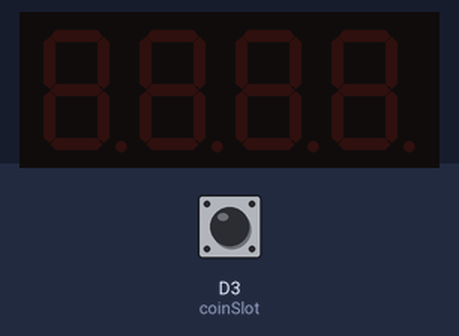
The sketch below on a simulated ESP8266 (NodeMCU). Shown: 4-digit seven-segment display. The test bench sets the inputs (shaded band); at power-on: D3 (coinSlot) HIGH. WiFi joins after 1.5 s; servers stay silent unless stated; what the sketch prints to the serial monitor is not drawn.

Above: at 2.7 s.
2.8 s: D3 (coinSlot) pulled LOW for 0.15 s
At 3.3 s:
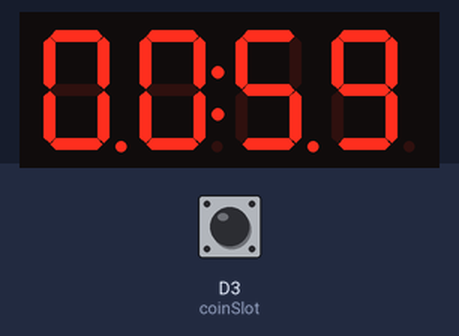
5.9 s: D3 (coinSlot) pulled LOW for 1 s
At 7.5 s:
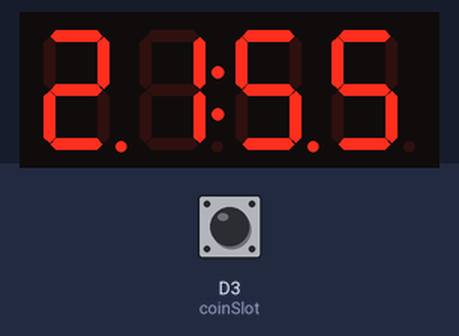
9.4 s: D3 (coinSlot) pulled LOW for 0.15 s
At 10.8 s:
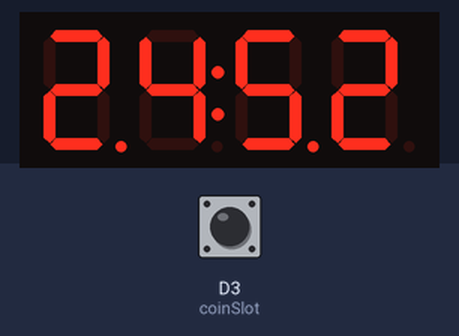
12.5 s: D3 (coinSlot) pulled LOW for 1 s
At 13.7 s:
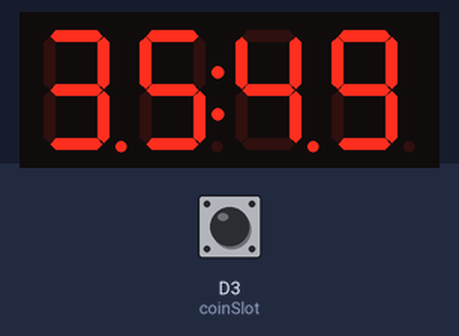
Timing chart, 0 to 15.5 s (numbered marks = the images above; inputs shaded):
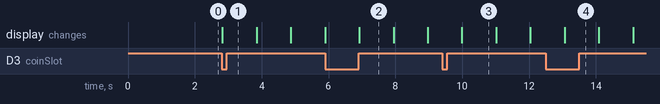

The sketch:

ESP8266_Charging_Revise_Nov-17-2024.ino
```cpp
#include <ESP8266WiFi.h>
#include <ESP8266HTTPClient.h>
#include <WiFiClient.h>
#include <TM1637Display.h>  // Include the TM1637 display library

#define coinSlot D3  // PIN 8 for the coin slot
// TM1637 7-segment display setup
#define CLK  D1  // Connect CLK pin to D1
#define DIO  D2  // Connect DIO pin to D2

const char* ssid = "Marron";              // Your WiFi SSID
const char* password = "543210123";       // Your WiFi password

// Server URL
const char* serverName = "http://192.168.0.117/SunChargeV2/function/send_sales_c1.php"; // Replace with your actual URL C:\xampp\htdocs\SunChargeV2\function

// Data to be sent
int charging1 = 0;       // Value to be sent to server for charging1

int coinSlotStatus;
int pulse = 0; // Coin pulse counter
int remainingTime = 0; // Time remaining in seconds

// Variables to accumulate charging values
unsigned long lastSendTime = 0; // Time of last sending
const unsigned long sendInterval = 30000; // Send data every 30 seconds

unsigned long lastMillis = 0;
const int COIN_TO_SECONDS = 60; // Each coin pulse adds 60 seconds (1 minute)

boolean balance = false;
boolean noCoin = false;
TM1637Display display(CLK, DIO);

void setup() {
  Serial.begin(9600); // Start serial communication
  Serial.println("Connecting to WiFi...");

  pinMode(coinSlot, INPUT_PULLUP); // Coin slot setup

  WiFi.begin(ssid, password); // Start WiFi connection

  // Check WiFi status and wait until connected
  while (WiFi.status() != WL_CONNECTED) {
    delay(500);
    Serial.print(".");
  }

  Serial.println("\nConnected to WiFi!");

  // Initialize the 7-segment display
  display.setBrightness(7);  // Set brightness from 0 to 7 (0 = dim, 7 = bright)
}

void loop() {
  // Check coin slot status
  coinSlotStatus = digitalRead(coinSlot);

  if (noCoin == false) {
    noCoin = true;
    Serial.println("Please insert a coin.");
  }

  // Detect coin insertion
  if (coinSlotStatus == LOW) {
    pulse++; // Increment pulse count for each coin detected
    balance = true;
    remainingTime += COIN_TO_SECONDS; // Add 1 minute for each coin detected
    Serial.println("Coin detected! Adding time...");
  }

  // Charging countdown if remaining time is more than zero
  if (remainingTime > 0 && millis() - lastMillis >= 1000 && balance) {
    lastMillis = millis();
    remainingTime--;

    int minutes = remainingTime / 60;
    int seconds = remainingTime % 60;

    // Print to serial monitor
    Serial.print("Remaining time: ");
    Serial.print(minutes);
    Serial.print(":");
    Serial.println(seconds < 10 ? "0" + String(seconds) : String(seconds));

    // Display on 7-segment display
    display.showNumberDecEx(minutes * 100 + seconds, 0b11100000, true);  // Show MM:SS
  }

  // Send pulse data every 30 seconds
  if (millis() - lastSendTime >= sendInterval) {
    // Set charging1 to the current pulse value
    charging1 = pulse;
    // Send data to the server
    sendData(charging1);
    // Reset pulse count and charging1 after sending
    pulse = 0; // Reset pulse count after sending
    charging1 = pulse; // Reset charging1 value
    lastSendTime = millis(); // Update the last send time
  }

  delay(50); // Adjust delay as needed
}

void sendData(int charging1) {
  if (WiFi.status() == WL_CONNECTED) {
    WiFiClient client;
    HTTPClient http;

    // Construct URL with parameters
    String url = String(serverName) + "?charging1=" + String(charging1);
    Serial.println("Sending request to URL: " + url); // Debugging line

    // Begin HTTP connection
    http.begin(client, url);
    int httpResponseCode = http.GET();

    // Check for server response
    if (httpResponseCode > 0) {
      String response = http.getString();
      Serial.println("Server response: " + response);
    } else {
      Serial.println("Error in HTTP request: " + String(httpResponseCode));
    }

    http.end(); // Close connection
  } else {
    Serial.println("WiFi not connected");
  }
}
```

Measured:
- after the input at 2.8 s, the display: changes at once (image 1)
- what the display in image 2 shows lasts 1.0 s, from 6.9 s to 7.9 s
